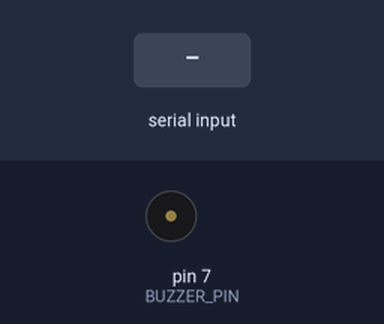
A sketch run on a simulated Arduino Uno, built with avr-gcc and run on an emulated ATmega328P. Shown: buzzer (waves = sounding, pin HIGH). Inputs (shaded band) come from the test bench.

Above: at 1.2 s.
1.3 s: "1" received over Serial
At 2.5 s:
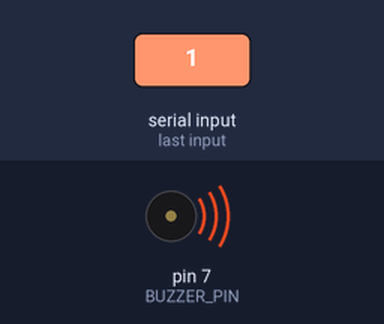
2.8 s: "0" received over Serial
At 3.8 s:
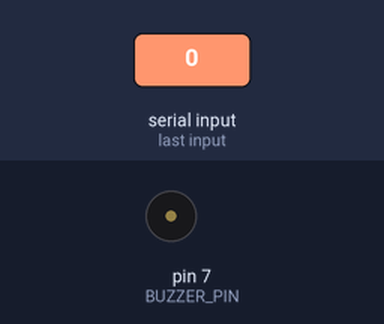
Timing chart, 0 to 5.8 s (numbered marks = the images above; inputs shaded):
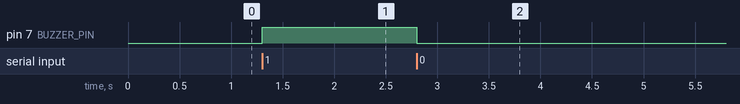

Measured:
- after the input at 1.3 s, pin 7 (BUZZER_PIN): LOW → HIGH at once
- after the input at 2.8 s, pin 7 (BUZZER_PIN): HIGH → LOW at once

The sketch:

security_system.ino
```cpp
#define BUZZER_PIN 7  // Connect the buzzer to digital pin 8

void setup() {
  pinMode(BUZZER_PIN, OUTPUT);
  Serial.begin(9600);
}

void loop() {
  if (Serial.available()) {
    char data = Serial.read(); // Read the data sent from Python
    if (data == '1') {
      digitalWrite(BUZZER_PIN, HIGH);  // Turn on the buzzer
    } else {
      digitalWrite(BUZZER_PIN, LOW);   // Turn off the buzzer
    }
  }
}
```
